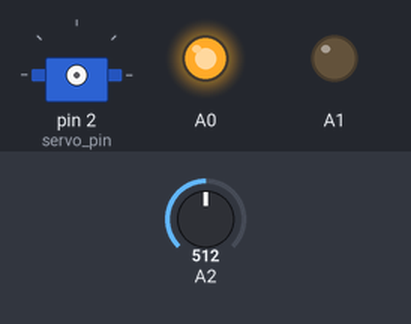
Bench run of a sketch on a simulated Arduino Uno, built with avr-gcc and run on an emulated ATmega328P. Parts: servo, output pins drawn as LEDs (lit = HIGH). The inputs (shaded band) are chosen by the test bench; at power-on: A2 = 512. What the sketch prints to the serial monitor is not drawn.

Above: at 1.3 s.
1.4 s: A2 set to 529
3.5 s: A2 set to 511
At 4.8 s:
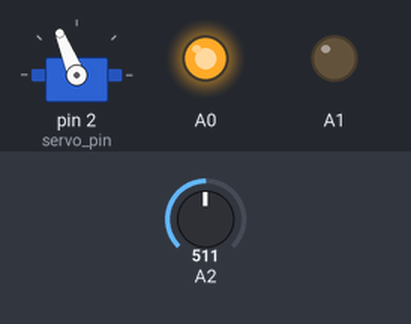
Timing chart, 0 to 6.5 s (numbered marks = the images above; inputs shaded):
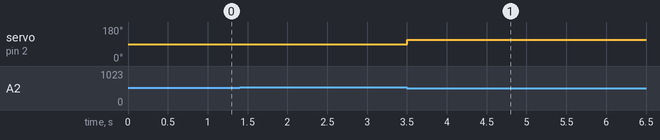

Measured:
- after the input at 1.4 s, every drawn part: stays the same
- after the input at 3.5 s, servo on pin 2 (servo_pin): 90° → 112° at once

The sketch:

clap_switcher.ino
```cpp
#include <Servo.h>

Servo servo;
int servo_pin = 2;
float sensor_threshold_high = 2;  // increase this if sensor is too sensitive
float sensor_threshold_low = 1;
float sensor_ambient;

int servo_on = 1200;  // change this value if servo "ON" position is not correct
int servo_off = 1700; // change this value if servo "OFF" position is not correct
int servo_on_time = 400;  // increase this if servo turns off too quickly

void setup() {
  /* mic sensor power on */
  pinMode(A0, OUTPUT);
  pinMode(A1, OUTPUT);
  digitalWrite(A0, HIGH);
  digitalWrite(A1, LOW);

  /* mic ambient sampling */
  int sample_num = 100;
  long temp = 0;
  for(int i=0; i<sample_num; i++) {
    int sensor_value = analogRead(A2);
    temp += sensor_value;
    delay(1);
  }
  sensor_ambient = temp / sample_num;

  Serial.begin(115200);
  Serial.println(sensor_ambient);
}

bool clapDetected();
void turnSwtich();

void loop() {

  if (clapDetected()) {
    turnSwitch();
  }
}

bool clapDetected() {
  int sensor_value = analogRead(A2);
  if (sensor_value > sensor_ambient + sensor_threshold_high) {
    Serial.print("high");
    for (int i=0; i<5; i++) {
      delay(10);
      sensor_value = analogRead(A2);
      if (sensor_value < sensor_ambient + sensor_threshold_low) {
        Serial.println("clap!");
        return true;
      }
    }
  }
  return false;
}

/* toggle switch on and off */
void turnSwitch() {
  static bool isOn = true;
  servo.attach(servo_pin);
  if (isOn) {
    servo.writeMicroseconds(servo_off);
    isOn = false;
  } else {
    servo.writeMicroseconds(servo_on);
    isOn = true;
  }
  delay(servo_on_time);
  servo.detach();
}
```
